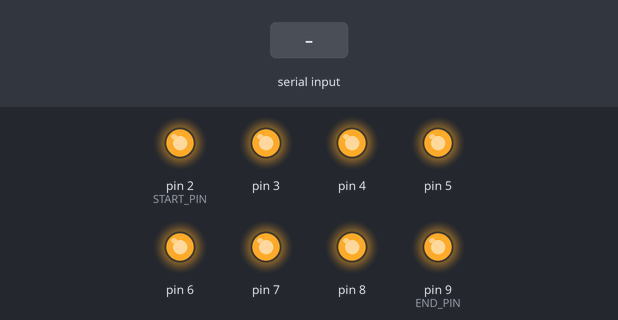
Simulated run of this sketch. Board: Arduino Uno, built with avr-gcc and run on an emulated ATmega328P. Parts: output pins drawn as LEDs (lit = HIGH). The test bench sets the inputs (shaded band). What the sketch prints to the serial monitor is not drawn.

Above: at 1.2 s.
1.3 s: "90,45\n" received over Serial
At 1.6 s:
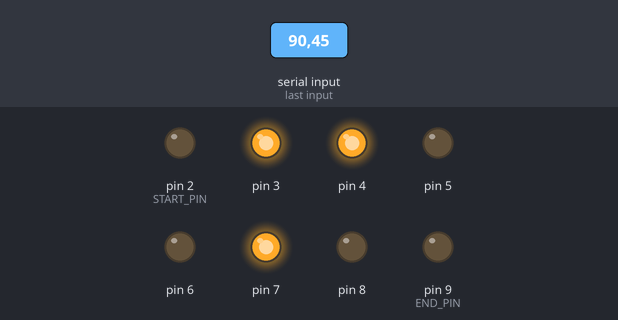
2.8 s: "30,150\n" received over Serial
At 4.0 s:
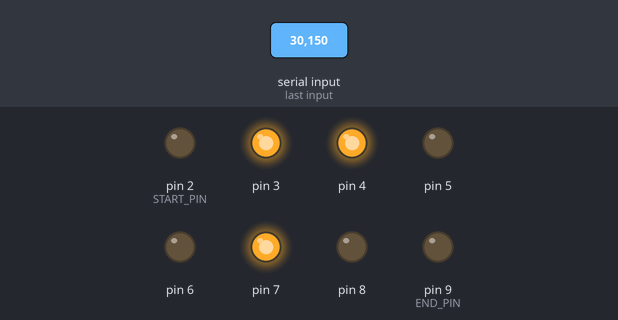
4.3 s: "0\n" received over Serial
At 5.1 s:
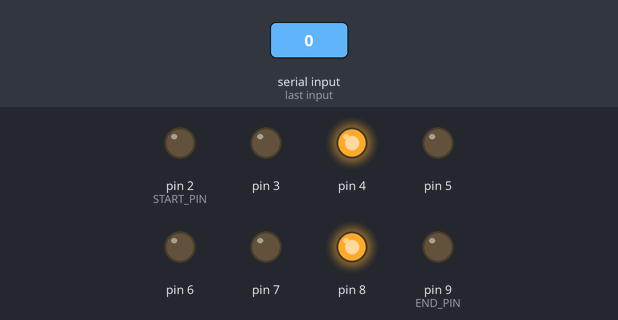
5.8 s: "10\n" received over Serial
At 6.3 s:
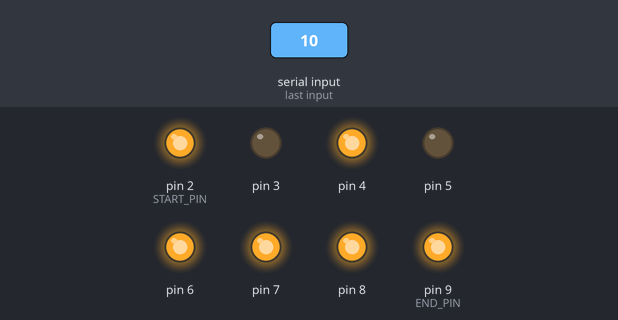
7.3 s: "200\n" received over Serial
At 7.6 s:
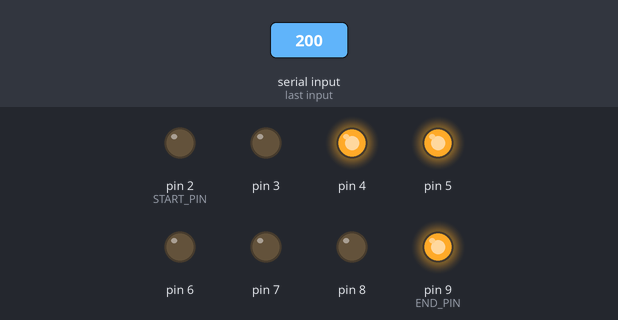
8.8 s: "5\n" received over Serial
At 9.3 s:
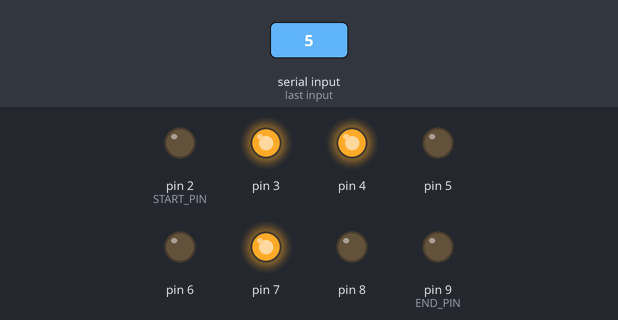
Timing chart, 0 to 11.3 s (numbered marks = the images above; inputs shaded):
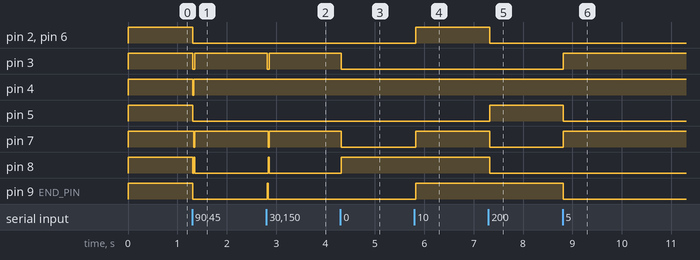

The sketch:

main.ino
```cpp
#include <SoftwareSerial.h>

#define START_PIN 2
#define END_PIN 9

SoftwareSerial next_node(10, 11);

int num_node = 0;
int buf = 0;
int check_time = 0;

// 2 3 4 5 6 7 8 9
// A B . C D E G F
bool digits[10][8] = {
  {1,1,0,1,1,1,0,1},  // 0
  {0,1,0,1,0,0,0,0},  // 1
  {1,1,0,0,1,1,1,0},  // 2
  {1,1,0,1,1,0,1,0},  // 3
  {0,1,0,1,0,0,1,1},  // 4
  {1,0,0,1,1,0,1,1},  // 5
  {1,0,1,1,1,1,1,1},  // 6
  {1,1,0,1,0,0,0,0},  // 7
  {1,1,0,1,1,1,1,1},  // 8
  {1,1,1,1,1,0,1,1}   // 9
};

void setup() {
  for(int i=START_PIN; i <=END_PIN; i++) {
  	pinMode(i, OUTPUT);
    digitalWrite(i, HIGH);
  }

  Serial.begin(1200);
  next_node.begin(1200);

  while (Serial.available() > 0) {
    buf = Serial.read();
  }

  Serial.print("Nodes: ");
  Serial.write('+');

  while(next_node.available() == 0){
  	delay(1);
    if (millis() - check_time == 10){
    	break;
    }
  }

  while (next_node.available() > 0){
    delay(20);

    buf = next_node.read();
    if(buf == int(char('+'))){
      num_node += 1;
  	  Serial.write('+');
    }
  }
}

void loop() {
  if (Serial.available() >= num_node) {
    char user_input = Serial.read();
    int digit = (int)(user_input - '0');
    show_digit(digit);

    while (Serial.available() > 0) {
      next_node.write(Serial.read());
    }

    delay(20);
  }
  else if (Serial.available() > 0 && Serial.available() < num_node) {
    delay(300);
    show_digit(0);

    for (int i = 1; i < num_node-Serial.available(); i++) {
      next_node.write('0');
    }

    while (Serial.available()) {
      next_node.write(Serial.read());
    }
  }
}

void show_digit(int digit) {
  if (digit<0 or digit > 9) {
    return;
  }
  for(int i=START_PIN; i <=END_PIN; i++) {
    digitalWrite(i, !digits[digit][i-START_PIN]);
  }
}
```

Measured:
- after the input at 1.3 s, pin 2 (START_PIN), pin 5, pin 6, pin 9 (END_PIN): HIGH → LOW at once; pin 3: HIGH → LOW at once, → HIGH 0.04 s later; pin 4, pin 7: HIGH → LOW at once, → HIGH 0.02 s later; pin 8: HIGH → LOW at once, → HIGH 0.02 s later, → LOW 0.02 s later
- after the input at 2.8 s, pin 3: HIGH → LOW at once, → HIGH 0.04 s later; pin 7: HIGH → LOW at once, → HIGH 0.02 s later; pin 8, pin 9 (END_PIN): LOW → HIGH at once, → LOW 0.02 s later
- after the input at 4.3 s, pin 3, pin 7: HIGH → LOW at once; pin 8: LOW → HIGH at once
- after the input at 5.8 s, pin 2 (START_PIN), pin 6, pin 7, pin 9 (END_PIN): LOW → HIGH at once
- after the input at 7.3 s, pin 2 (START_PIN), pin 6–8: HIGH → LOW at once; pin 5: LOW → HIGH at once
- after the input at 8.8 s, pin 3, pin 7: LOW → HIGH at once; pin 5, pin 9 (END_PIN): HIGH → LOW at once
